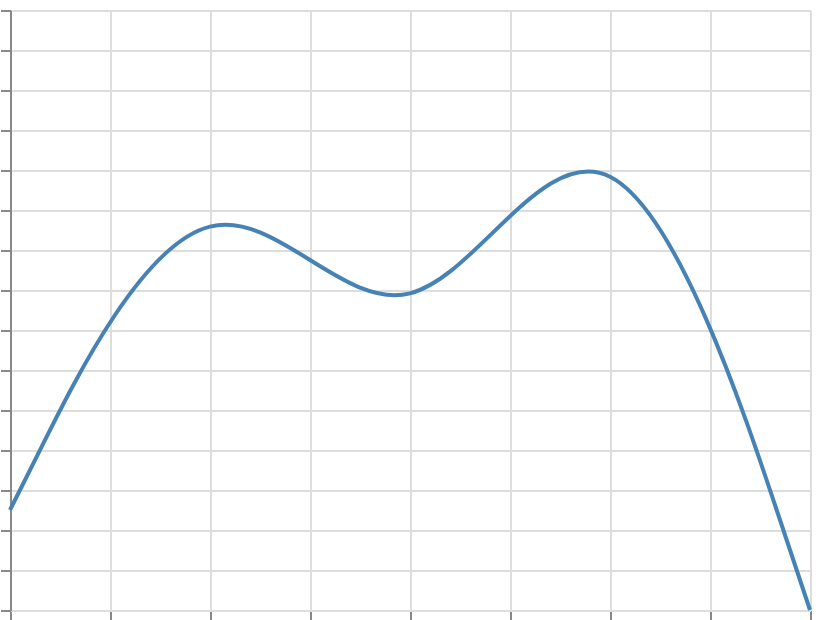

This figure's Vega-Lite source:
### Vega specification from a JSON file in a GitHub repository (floating-point values rounded to 4 significant figures)
{"$schema": "https://vega.github.io/schema/vega/v6.json", "width": 400, "height": 300, "padding": 5, "autosize": "none", "data": [{"name": "table", "values": [{"x": 0, "y": 5}, {"x": 1, "y": 25}, {"x": 2, "y": 10}, {"x": 3, "y": 30}, {"x": 4, "y": 0}]}], "scales": [{"name": "x", "type": "linear", "domain": {"data": "table", "field": "x"}, "range": "width", "nice": true}, {"name": "y", "type": "linear", "domain": {"data": "table", "field": "y"}, "range": [{"signal": "height"}, 0], "nice": true}], "marks": [{"type": "line", "from": {"data": "table"}, "encode": {"update": {"x": {"scale": "x", "field": "x"}, "y": {"scale": "y", "field": "y"}, "stroke": {"value": "steelblue"}, "strokeWidth": {"value": 2}, "interpolate": {"value": "basis"}, "tension": {"value": 0.5}}}}], "axes": [{"scale": "x", "orient": "bottom", "grid": true, "labels": false}, {"scale": "y", "orient": "left", "grid": true, "labels": false}]}
